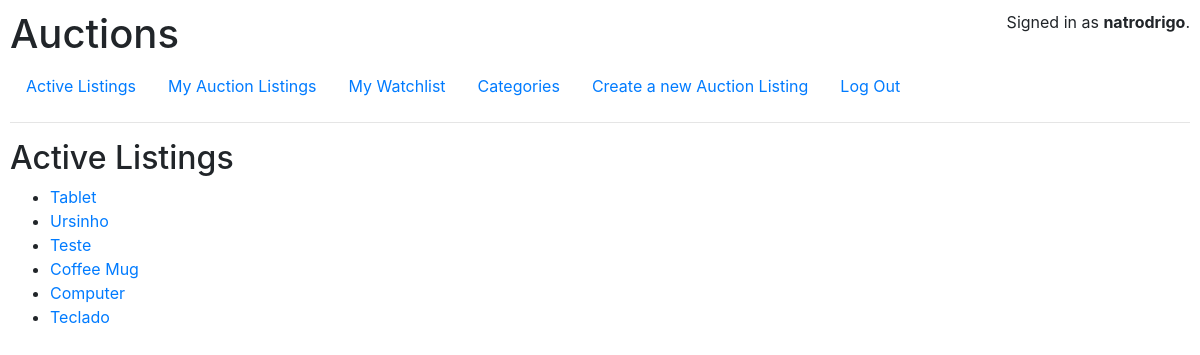
The page / (signed in) on the database its author committed.
### auctions/models.py (models this page shows, shortened)
class User(AbstractUser):
    watchlist = models.ManyToManyField('AuctionListing',related_name="watchers")

class AuctionListing(models.Model):
    title = models.CharField(max_length=64)
    description = models.TextField()
    category = models.ForeignKey(Category,on_delete=models.CASCADE,related_name="auctions")
    image = models.URLField()
    duration = models.DateTimeField()
    initialBid = models.DecimalField(max_digits=19, decimal_places=4)
    active = models.BooleanField(default=True)
    user = models.ForeignKey(User,on_delete=models.CASCADE,related_name = "auctions")
    def __str__(self):
        return f"{self.title}"

### auctions/views.py (the view)
# urls.py: path("", views.index, name="index"),
def index(request):
    auctions = AuctionListing.objects.all()
    return render(request, "auctions/index.html",{
        "auctions":auctions
    })

### auctions/templates/auctions/index.html
{% extends "auctions/layout.html" %}
{% block body %}
<h2>Active Listings</h2>
<div>
    <ul>
        {% for auction in auctions %}
        <li><a href="{% url 'auction' auction.id %}">{{auction}}</a></li>
        {% empty %}
        No Listings created yet. <a href="{% url 'create_new_listing' %}">Create one.</a>
        {% endfor %}
    </ul>
</div>
{% endblock %}

### auctions/templates/auctions/layout.html (shortened to what this page needs)
{% load static %}
{% load tz %}
<!DOCTYPE html>
<html lang="en">
<head>
    <link rel="stylesheet" href="https://stackpath.bootstrapcdn.com/bootstrap/4.4.1/css/bootstrap.min.css"
>
    <link href="{% static 'auctions/styles.css' %}" rel="stylesheet" type="text/css">
</head>
<body>
    <div style="display: flex;justify-content: space-between;align-items: stretch;">
        <h1>Auctions</h1>
        <div>
            {% if user.is_authenticated %}
            Signed in as <strong>{{ user.username }}</strong>.
            {% else %}
            Not signed in.
            {% endif %}
        </div>
    </div>
    <ul class="nav">
        <li class="nav-item">
            <a class="nav-link" href="{% url 'index' %}">Active Listings</a>
        </li>
        {% if user.is_authenticated %}
        <li class="nav-item">
            <a class="nav-link" href="{% url 'my_auctions' %}">My Auction Listings</a>
        </li>
        <li class="nav-item">
            <a class="nav-link" href="{% url 'my_watchlist' %}">My Watchlist</a>
        </li>
        <li class="nav-item">
            <a class="nav-link" href="{% url 'categories' %}">Categories</a>
        </li>
        <li class="nav-item">
            <a class="nav-link" href="{% url 'create_new_listing' %}">Create a new Auction Listing</a>
        </li>
        <li class="nav-item">
            <a class="nav-link" href="{% url 'logout' %}">Log Out</a>
        </li>
        {% endif %}
    </ul>
    <hr>
    {% block body %}
    {% endblock %}
</body>
</html>

### auctions/static/auctions/styles.css (style rules this page uses)
body { padding: 10px; }

### rows shown on the page
User: username "natrodrigo"
AuctionListing: title "Tablet"
AuctionListing: title "Ursinho"
AuctionListing: title "Teste"
AuctionListing: title "Coffee Mug"
AuctionListing: title "Computer"
AuctionListing: title "Teclado"
